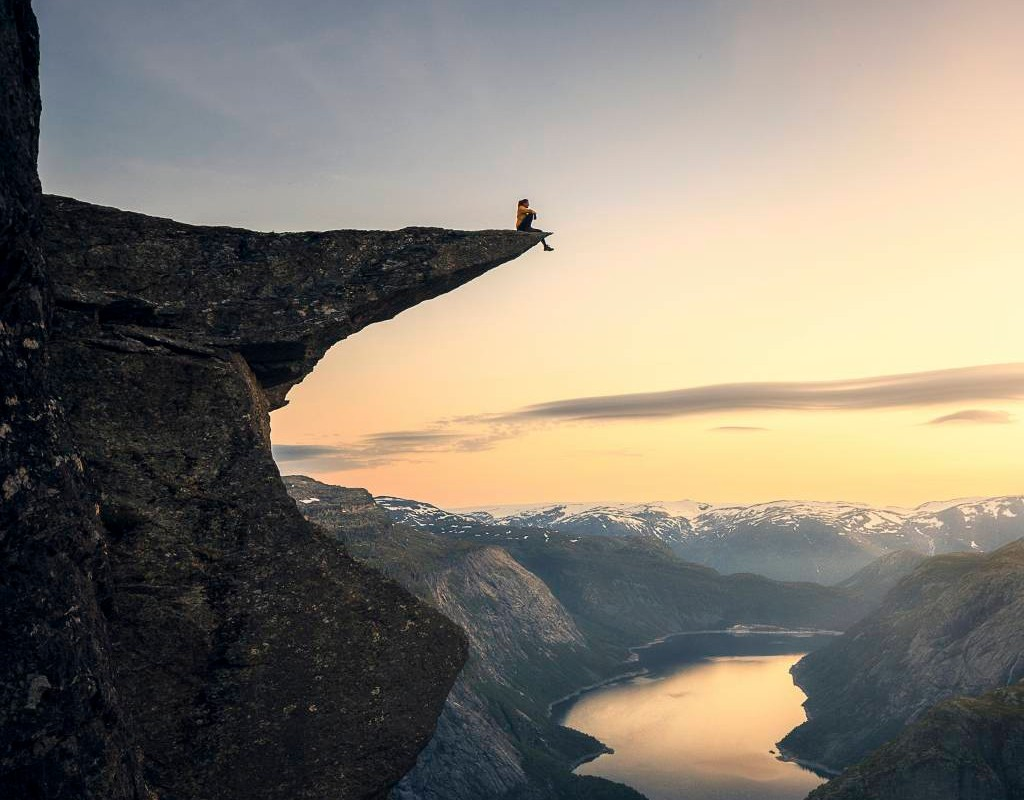
#> input picture imagens/Rocha.jpg, 1024 x 800 px
$ python deteccao_3.py ../imagens/Rocha.jpg out.png
#> lines starting #> are read from the running program, lines starting #| are printed output that depends on the picture
import sys
from PIL import Image, ImageFilter

if __name__ == "__main__":
    #print(f'quanto argumentos: {len(sys.argv)}')
    for i, arg in enumerate(sys.argv):
        print(f'Argument: {i}: {arg}')

img1 = Image.open(sys.argv[1])
#> img1 is the input picture: PIL image 1024x800 RGB; mean R, G, B 132.5, 125.4, 113.9

kern = ImageFilter.Kernel((3,3), (-1, -1, -1, -1, 8, -1, -1, -1, -1), 1, 0 )

img2 = img1.filter(kern)
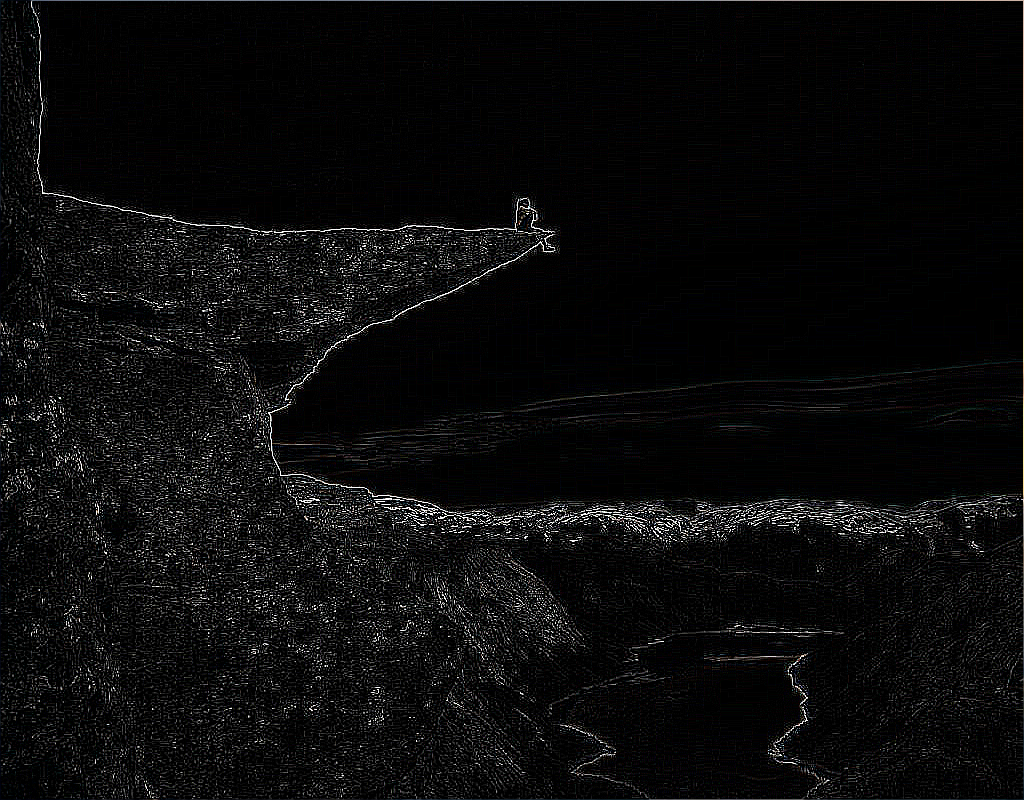
#> img2: PIL image 1024x800 RGB; mean R, G, B 11.1, 11.1, 11.3

img2.save(sys.argv[2])
